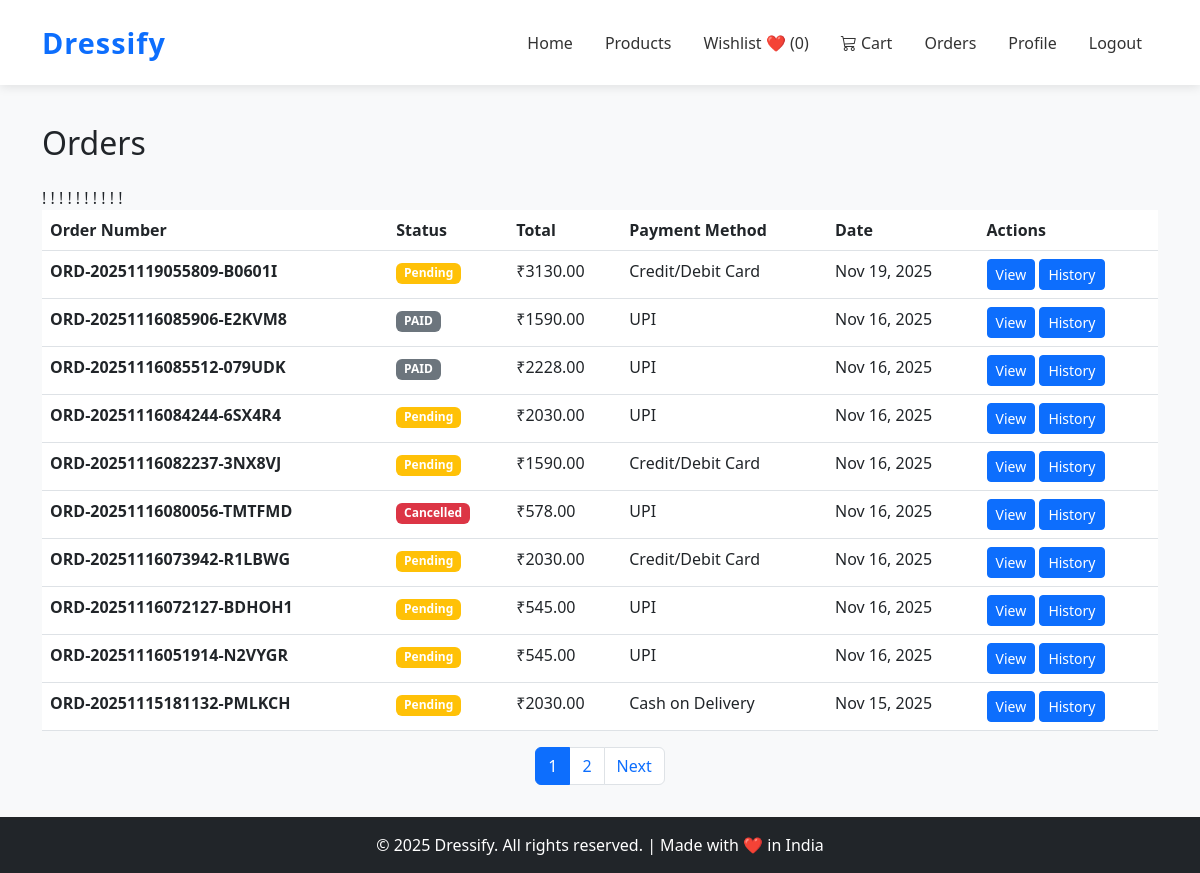
The page /orders/ (signed in) on the database as committed earlier.
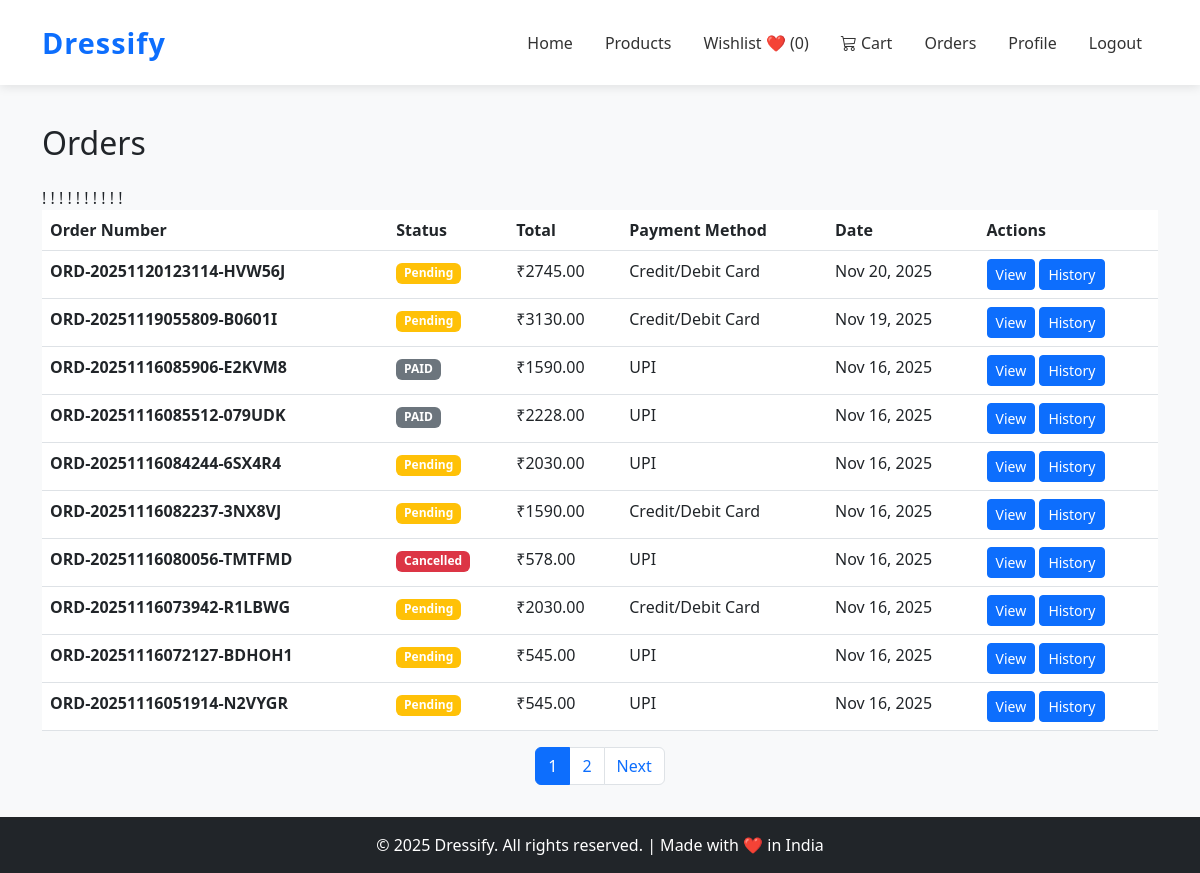
The same page on the database as committed later.
### orders/models.py (models this page shows, shortened)
class Order(models.Model):
    STATUS_CHOICES = [
        ('pending', 'Pending'),
        ('processing', 'Processing'),
        ('shipped', 'Shipped'),
        ('delivered', 'Delivered'),
        ('cancelled', 'Cancelled'),
        ('refunded', 'Refunded'),
    ]
    PAYMENT_METHOD_CHOICES = [
        ('cod', 'Cash on Delivery'),
        ('card', 'Credit/Debit Card'),
        ('upi', 'UPI'),
        ('netbanking', 'Net Banking'),
        ('wallet', 'Wallet'),
    ]
    user = models.ForeignKey(User, on_delete=models.CASCADE, related_name='orders')
    order_number = models.CharField(max_length=50, unique=True, editable=False)
    status = models.CharField(max_length=20, choices=STATUS_CHOICES, default='pending')
    subtotal = models.DecimalField(max_digits=10, decimal_places=2, validators=[MinValueValidator(Decimal('0.00'))])
    tax = models.DecimalField(max_digits=10, decimal_places=2, default=Decimal('0.00'), validators=[MinValueValidator(Decimal('0.00'))])
    shipping_cost = models.DecimalField(max_digits=10, decimal_places=2, default=Decimal('0.00'), validators=[MinValueValidator(Decimal('0.00'))])
    total = models.DecimalField(max_digits=10, decimal_places=2, validators=[MinValueValidator(Decimal('0.00'))])
    shipping_address = models.TextField()
    shipping_city = models.CharField(max_length=100)
    shipping_state = models.CharField(max_length=100)
    shipping_zip_code = models.CharField(max_length=20)
    shipping_country = models.CharField(max_length=100, default='India')
    shipping_phone = models.CharField(max_length=15)
    payment_method = models.CharField(max_length=20, choices=PAYMENT_METHOD_CHOICES, default='cod')
    payment_status = models.BooleanField(default=False)
    created_at = models.DateTimeField(auto_now_add=True)
    updated_at = models.DateTimeField(auto_now=True)
    class Meta:
        ordering = ['-created_at']
        indexes = [
            models.Index(fields=['order_number']),
            models.Index(fields=['user', '-created_at']),
            models.Index(fields=['status']),
        ]
    def get_status_badge_class(self):
        status_classes = {
            'pending': 'warning',
            'processing': 'info',
            'shipped': 'primary',
            'delivered': 'success',
            'cancelled': 'danger',
            'refunded': 'secondary',
        }
        return status_classes.get(self.status, 'secondary')
    def get_status_display_class(self):
        return self.get_status_badge_class()

### orders/views.py (the view)
# urls.py: path('', views.OrderListView.as_view(), name='list'),
class OrderListView(LoginRequiredMixin, View):
    template_name = 'orders/order_list.html'
    def get(self, request):
        if request.user.is_staff:
            orders = Order.objects.all().order_by('-created_at')
        else:
            orders = Order.objects.filter(user=request.user).order_by('-created_at')
        paginator = Paginator(orders, 10)
        page_obj = paginator.get_page(request.GET.get('page'))
        return render(request, self.template_name, {'orders': page_obj, 'page_title': 'Orders'})

### orders/templates/orders/Order_list.html (shortened to what this page needs)
{% extends 'base.html' %}
{% load static %}
{% block content %}
<div class="container my-5">
    <h2 class="mb-4">Orders</h2>
    {% if orders %}
    <div class="table-responsive">
        <table class="table table-hover">
            <thead>
                <tr>
                    <th>Order Number</th>
                    <th>Status</th>
                    <th>Total</th>
                    <th>Payment Method</th>
                    <th>Date</th>
                    <th>Actions</th>
                </tr>
            </thead>
            <tbody>
                {% for order in orders %}
                <tr>
                    <td><strong>{{ order.order_number }}</strong></td>
                    <td>
                        <span class="badge bg-{{ order.get_status_display_class }}">
                            {{ order.get_status_display }}
                        </span>
                    </td>
                    <td>₹{{ order.total }}</td>
                    <td>{{ order.get_payment_method_display }}</td>
                    <td>{{ order.created_at|date:"M d, Y" }}</td>
                !    <td>
                        <a href="{% url 'orders:detail' order.id %}" class="btn btn-sm btn-primary">View</a>
                        <a href="{% url 'orders:payment_history' %}" class="btn btn-sm btn-primary">History</a>
                    </td>
                </tr>
                {% endfor %}
            </tbody>
        </table>
    </div>
    {% if orders.has_other_pages %}
    <nav aria-label="Page navigation">
        <ul class="pagination justify-content-center">
            {% for num in orders.paginator.page_range %}
            {% if orders.number == num %}
            <li class="page-item active">
                <span class="page-link">{{ num }}</span>
            </li>
            {% else %}
            <li class="page-item">
                <a class="page-link" href="?page={{ num }}">{{ num }}</a>
            </li>
            {% endif %}
            {% endfor %}
            {% if orders.has_next %}
            <li class="page-item">
                <a class="page-link" href="?page={{ orders.next_page_number }}">Next</a>
            </li>
            {% endif %}
        </ul>
    </nav>
    {% endif %}
    {% else %}
    <div class="alert alert-info">
        <p class="mb-0">No orders found.</p>
    </div>
    {% endif %}
</div>
{% endblock %}

Rows that differ between the two databases and show on the page:
no longer on this page (row unchanged): Order: order_number "ORD-20251115181132-PMLKCH", status "Pending", total "2030.00", payment_method "Cash on Delivery", created_at "Nov 15, 2025"
added Order: order_number "ORD-20251120123114-HVW56J", status "Pending", total "2745.00", payment_method "Credit/Debit Card", created_at "Nov 20, 2025"
